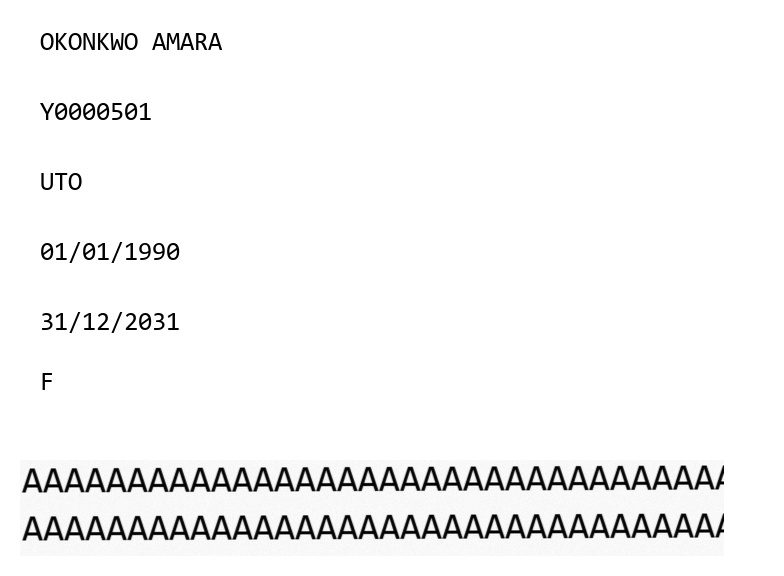
#> input picture backend/data/artefacts/1477affb-7521-4049-8408-39fd372a68f7/document-still.jpg, 784 x 576 px
$ python -i canonical.py   (imports and definitions only)
#> lines starting #> are read from the running program, lines starting #| are printed output that depends on the picture
#> further down, picture is the input picture: shape (576, 784); min 0, max 255, mean 245.1
"""Single source of truth for the MRZ recogniser's input geometry.

`CANONICAL_WIDTH` must be a width whose conv-backbone output length is an
exact multiple of the line length (700 -> T=176 = 4 x 44), because the ONNX
export of AdaptiveAvgPool1d only lowers that case (scripts/export_mrz_onnx.py).
Training (data.py), export, and inference (infer.py) all import it from here
so the three can never drift apart.

The fixed-slot head reads slot n from a fixed horizontal band of the canvas, so
the *ink* -- not the crop -- has to land in the same place every time. A band
with padding, or text rendered at a different glyph height, must normalise to
the same image as a tight crop. `normalize_line` therefore finds the text's
ink extent, scales it uniformly so its width matches the ink width of the
training canvases, and places it where training ink sits. X and Y are scaled
independently: the head was trained at one glyph aspect (pitch : cap height).
"""
from __future__ import annotations

import numpy as np
from numpy.typing import NDArray
from PIL import Image, ImageFilter

CANONICAL_WIDTH = 700
CANONICAL_HEIGHT = 32
_BACKGROUND = 255

# Where the ink of a FULL 44-character line sits on the canvas. Training and
# inference both go through normalize_line, so the network always sees the ink
# box below; the only requirement is that all 44 characters fit, with a
# symmetric margin. Derived, not assumed: the left margin is TARGET_INK_LEFT
# px and the right margin is the same, so the ink is CANONICAL_WIDTH minus both
# = 688 px, i.e. 15.6 px per character cell of the 44 the head reads. (1.4.0's
# weights were trained on renders that clipped the last ~5 characters and needed
# 785 here to reproduce that; retrained 1.5.0 weights do not.)
TARGET_INK_LEFT = 6
TARGET_INK_WIDTH = CANONICAL_WIDTH - 2 * TARGET_INK_LEFT
# Weights whose metadata.json has no "ink_target_width" (1.4.0) were trained on clipped renders.
LEGACY_CLIPPED_INK_WIDTH = 785
TARGET_INK_TOP = 7.0
TARGET_INK_HEIGHT = 19.0

# Context kept around the ink box before scaling; a constant, not a magic number.
INK_MARGIN_PX = 2

# Ink detection. The crop is lightly blurred (noise is zero-mean, strokes are not),
# then each pixel contributes its darkness beyond a noise floor: a fraction of
# the crop's dark range (background = 90th percentile, darkest = 1st percentile
# of the blurred crop, so a lone speckle moves neither). Column/row "ink mass"
# is the sum of those contributions. A soft mass, unlike a hard binary
# threshold, keeps thin, blurred '<' fillers.
_SMOOTH_RADIUS = 1.0
_NOISE_FLOOR_FRACTION = 0.2
# A column/row is inked when its mass is at least this fraction of a typical
# (90th percentile) inked column/row ...
_RELATIVE_INK = 0.10
# ... and it belongs to a run of at least this many consecutive such columns/rows.
# Together these reject an isolated speckle or a stray edge pixel.
_MIN_RUN = 3
_MIN_CONTRAST = 20.0


def _extent(mass: NDArray[np.float64]) -> tuple[int, int] | None:
    """First/last index of the first/last run (>= _MIN_RUN) of inked positions."""
    positive = mass[mass > 0]
    if positive.size == 0:
        return None
    threshold = _RELATIVE_INK * float(np.percentile(positive, 90))
    on = np.concatenate(([False], mass >= max(threshold, 1e-9), [False]))
    edges = np.flatnonzero(on[1:] != on[:-1])
    starts, ends = edges[0::2], edges[1::2]
    keep = (ends - starts) >= _MIN_RUN
    if not keep.any():
        return None
    return int(starts[keep][0]), int(ends[keep][-1]) - 1


def ink_extent(image: NDArray[np.uint8]) -> tuple[int, int, int, int] | None:
    """(x0, x1, y0, y1), inclusive, of the text ink in a grayscale crop; None when no text is found."""
    smooth = np.asarray(
        Image.fromarray(image).filter(ImageFilter.GaussianBlur(_SMOOTH_RADIUS)), dtype=np.float64
    )
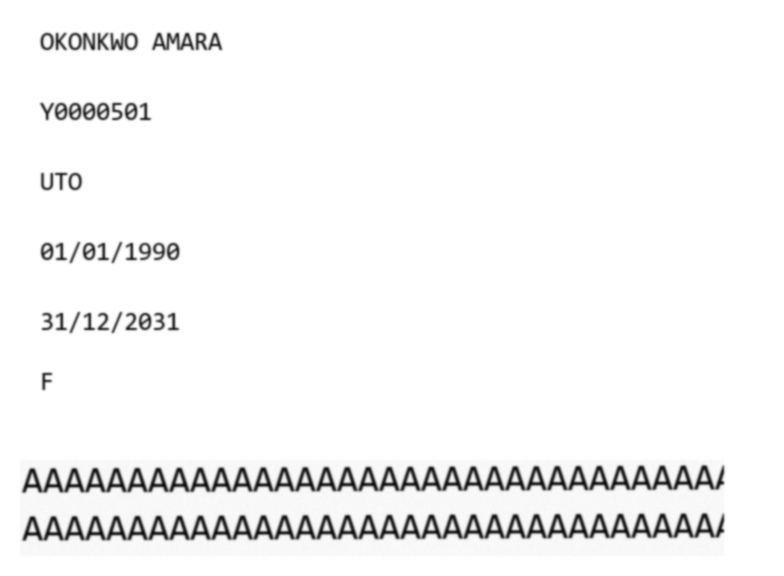
#> smooth: shape (576, 784) float64; min 13, max 255, mean 245
    background = float(np.percentile(smooth, 90))
#> background = 255
    dark_range = background - float(np.percentile(smooth, 1))
#> dark_range = 208
    if dark_range < _MIN_CONTRAST:  # no usable contrast
        return None
    ink = np.clip(background - smooth - _NOISE_FLOOR_FRACTION * dark_range, 0.0, None)
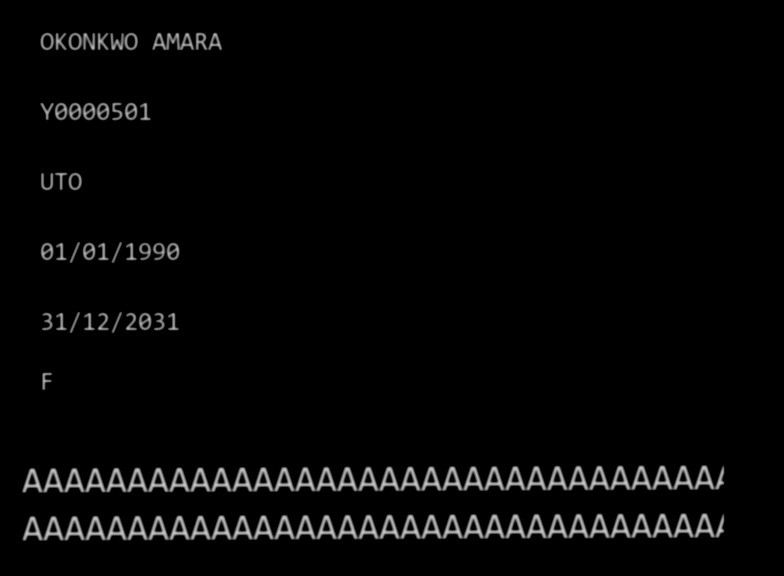
#> ink: shape (576, 784) float64; min 0, max 200.4, mean 6.2
    xs = _extent(ink.sum(axis=0))
#> in _extent, `positive = mass[mass > 0]`: positive = 704 values, max 12012.4 at index 40, min 3.4 at index 0, mean 3990.5
#> in _extent, `threshold = _RELATIVE_INK * float(np.percentile(positive, 90))`: threshold = 690.6
#> in _extent, `edges = np.flatnonzero(on[1:] != on[:-1])`: edges = 50 values from 23 to 724
#> in _extent, `starts, ends = edges[0::2], edges[1::2]`: starts = 25 values from 23 to 716; ends = 25 values from 231 to 724
#> xs = (23, 723)
    ys = _extent(ink.sum(axis=1))
#> ys = (33, 539)
    if xs is None or ys is None:
        return None
    return xs[0], xs[1], ys[0], ys[1]


def _fit_whole_crop(image: NDArray[np.uint8]) -> NDArray[np.uint8]:
    """The pre-B1h behaviour: fit the whole crop, centre-padded. Fallback when no ink is found."""
    h, w = image.shape
    scale = min(CANONICAL_HEIGHT / h, CANONICAL_WIDTH / w)
    new_h = max(1, min(CANONICAL_HEIGHT, int(round(h * scale))))
    new_w = max(1, min(CANONICAL_WIDTH, int(round(w * scale))))
    if (new_h, new_w) != (h, w):
        image = np.array(Image.fromarray(image).resize((new_w, new_h), Image.Resampling.BILINEAR))
    canvas = np.full((CANONICAL_HEIGHT, CANONICAL_WIDTH), _BACKGROUND, dtype=np.uint8)
    top = (CANONICAL_HEIGHT - new_h) // 2
    left = (CANONICAL_WIDTH - new_w) // 2
    canvas[top : top + new_h, left : left + new_w] = image
    return canvas


def normalize_line(image: NDArray[np.uint8], target_ink_width: int | None = None) -> NDArray[np.uint8]:
    """Map a grayscale line crop to the (CANONICAL_HEIGHT, CANONICAL_WIDTH) canvas.

    Crop to the ink extent (plus INK_MARGIN_PX), scale it so the ink box is
    `target_ink_width` (default TARGET_INK_WIDTH; a model's metadata may name another) x
    TARGET_INK_HEIGHT (x and y independently, since a
    hinted font, a camera or a printer all change the glyph aspect), and paste
    it with the ink's top-left at (TARGET_INK_LEFT, TARGET_INK_TOP). Padding
    and glyph height in the input therefore do not change the output. Nothing
    inside the ink box is cropped before pasting; all 44 characters fit the canvas.
    The input must hold the whole line.
    Falls back to whole-crop fitting when no text is detected.
    """
    if image.ndim != 2:
        raise ValueError(f"expected a 2-D grayscale crop, got shape {image.shape}")
    extent = ink_extent(image)
#> extent = (23, 723, 33, 539)
    if extent is None:
        return _fit_whole_crop(image)

    x0, x1, y0, y1 = extent
#> x0 = 23; x1 = 723; y0 = 33; y1 = 539
    h, w = image.shape
#> h = 576; w = 784
    cx0, cx1 = max(0, x0 - INK_MARGIN_PX), min(w, x1 + 1 + INK_MARGIN_PX)
#> cx0 = 21; cx1 = 726
    cy0, cy1 = max(0, y0 - INK_MARGIN_PX), min(h, y1 + 1 + INK_MARGIN_PX)
#> cy0 = 31; cy1 = 542
    crop = image[cy0:cy1, cx0:cx1]
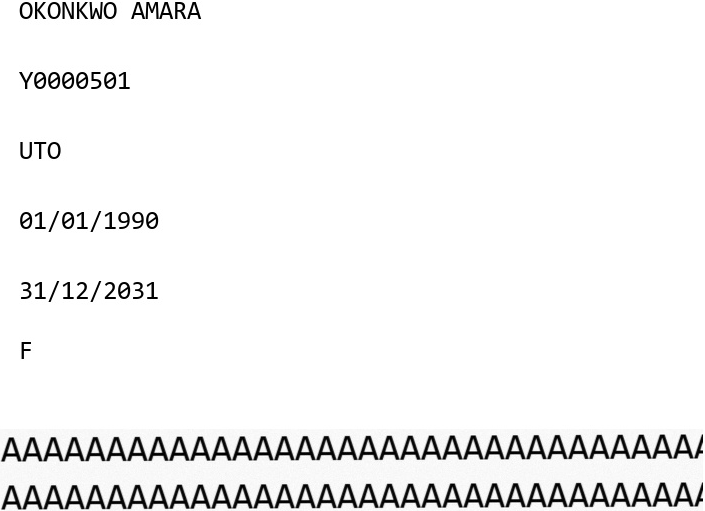
#> crop: shape (511, 705); min 0, max 255, mean 242.8

    scale_x = (TARGET_INK_WIDTH if target_ink_width is None else target_ink_width) / (x1 - x0 + 1)
#> scale_x = 0.981
    scale_y = TARGET_INK_HEIGHT / (y1 - y0 + 1)
#> scale_y = 0.0375
    new_w = max(1, int(round(crop.shape[1] * scale_x)))
#> new_w = 692
    new_h = max(1, int(round(crop.shape[0] * scale_y)))
#> new_h = 19
    scaled = np.array(Image.fromarray(crop).resize((new_w, new_h), Image.Resampling.BILINEAR))

    background = int(np.percentile(image, 90))
#> background = 255
    canvas = np.full((CANONICAL_HEIGHT, CANONICAL_WIDTH), background, dtype=np.uint8)
#> canvas: shape (32, 700); every value is 255
    left = int(round(TARGET_INK_LEFT - (x0 - cx0) * scale_x))
#> left = 4
    top = int(round(TARGET_INK_TOP - (y0 - cy0) * scale_y))
#> top = 7
    # Clip the scaled crop to the canvas.
    sx0, sy0 = max(0, -left), max(0, -top)
#> sx0 = 0; sy0 = 0
    dx0, dy0 = max(0, left), max(0, top)
#> dx0 = 4; dy0 = 7
    cw = min(new_w - sx0, CANONICAL_WIDTH - dx0)
#> cw = 692
    ch = min(new_h - sy0, CANONICAL_HEIGHT - dy0)
#> ch = 19
    if cw > 0 and ch > 0:
        canvas[dy0 : dy0 + ch, dx0 : dx0 + cw] = scaled[sy0 : sy0 + ch, sx0 : sx0 + cw]
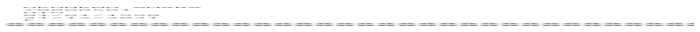
#> canvas: shape (32, 700); min 104, max 255, mean 247.8
    return canvas

>>> import cv2
>>> picture = cv2.imread('../../../data/artefacts/1477affb-7521-4049-8408-39fd372a68f7/document-still.jpg', cv2.IMREAD_GRAYSCALE)
>>> result = normalize_line(picture)
